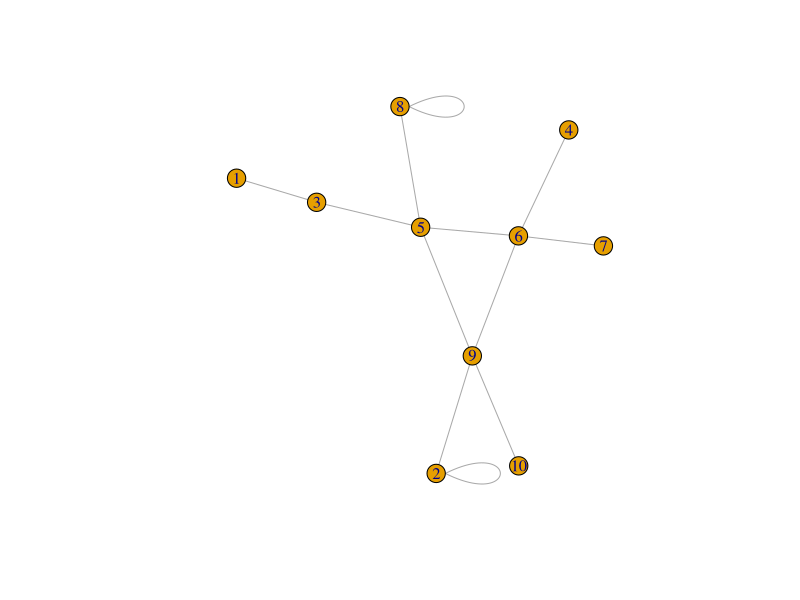
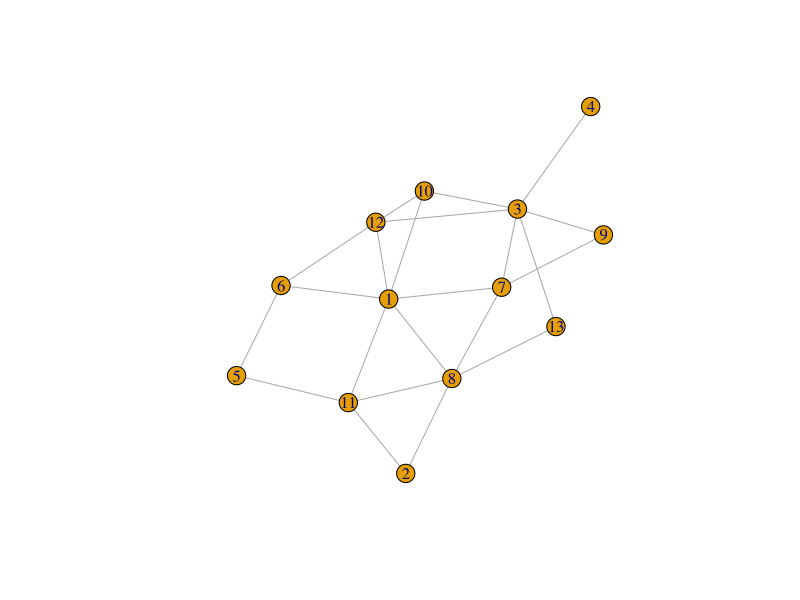
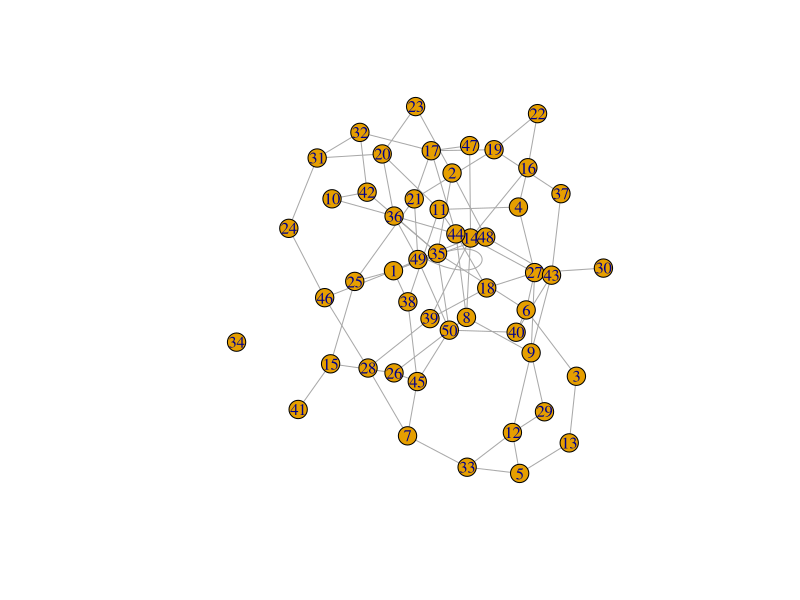
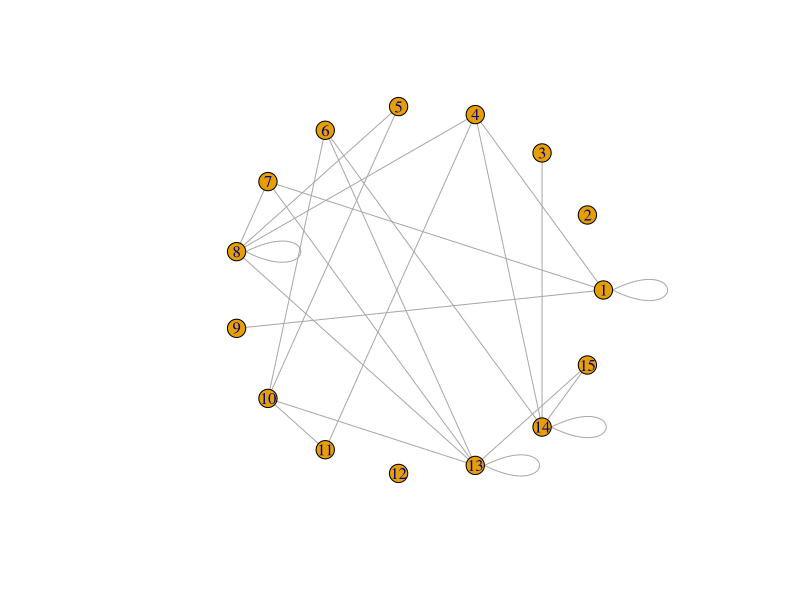
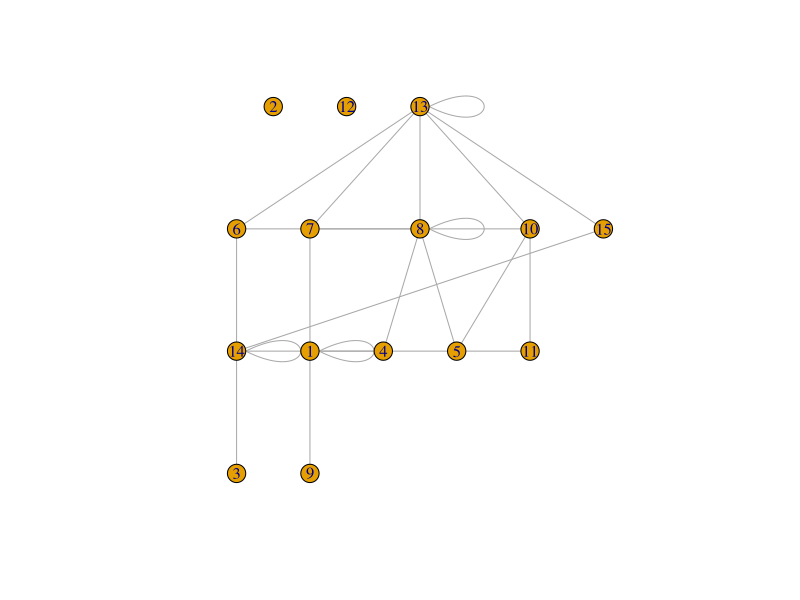
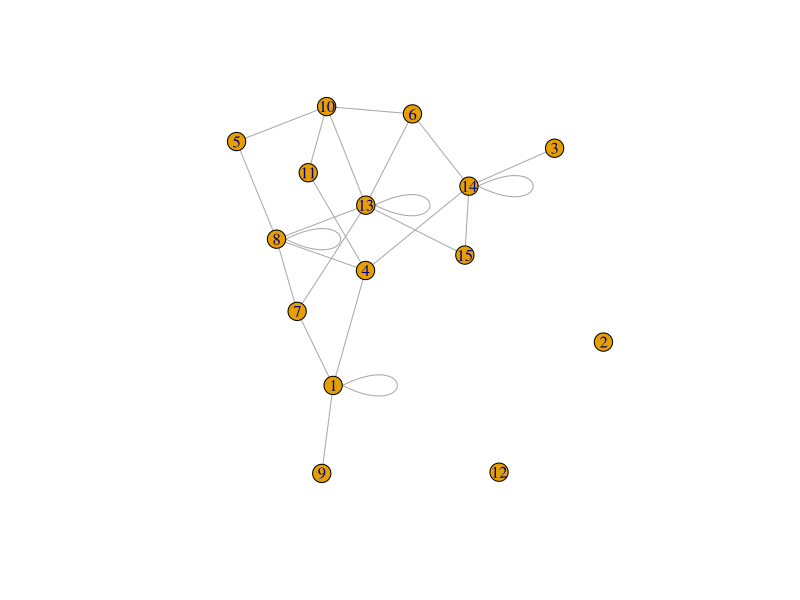
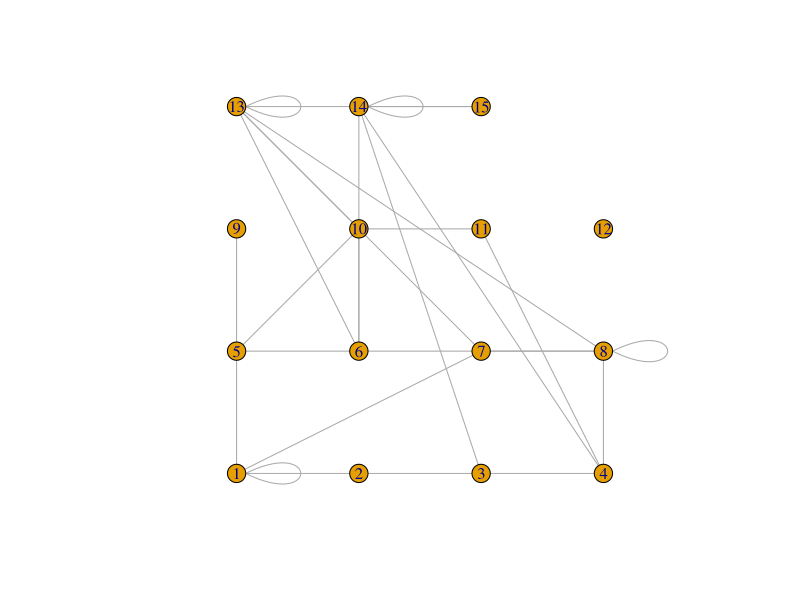
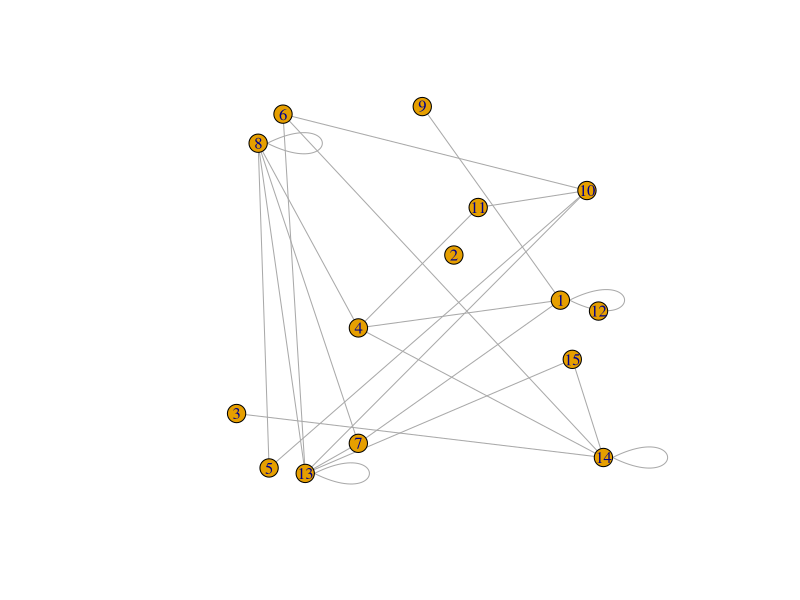

The R script that drew these images, in order:
library(igraph)

# Random Graph Generation
#
# Generates a random, undirected graph.
# Parameters: 
#   n (number of nodes)
#   p (probability of a link between any two nodes; between 0 and 1)
#
# Note: Self-loops are allowed.
random_graph <- function(n, p) {
  g <- make_empty_graph(n, directed=FALSE)
  for(i in 1:n) {
    for (j in 1:n) {
      rand <- runif(1)
      # If the random number is less than the probability of a link
      # between nodes i and j and i and j are not already connected,
      # create an edge between i and j.
      if (rand <= p && !are.connected(g, i, j)) {
        g <- add_edges(g, c(i,j))
      }
    }
  }
  return(g)
}


# Tests
igraph.options(vertex.size=10)

plot(random_graph(10, 0.1))
plot(random_graph(13, 0.13))
plot(random_graph(50, 0.035))

rg <- random_graph(15, 0.08)
summary(rg)
V(rg)
E(rg)
plot(rg, layout=layout_in_circle(rg))
plot(rg, layout=layout_as_tree(rg))
plot(rg, layout=layout_nicely(rg))
plot(rg, layout=layout_on_grid(rg))
plot(rg, layout=layout_randomly(rg))
plot(rg, layout=layout_with_fr(rg))
plot(rg, layout=layout_with_kk(rg))
